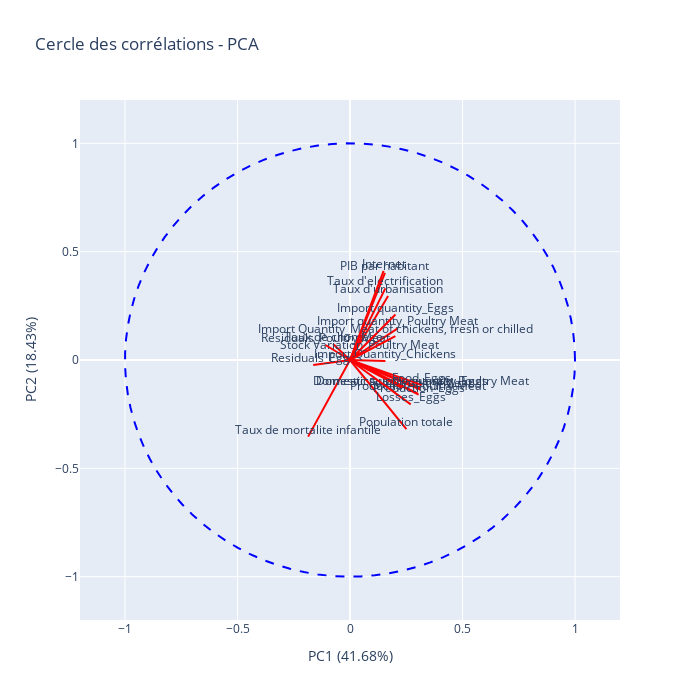

Here is the notebook cell this chart was saved with:
### Code cell
import plotly.graph_objs as go

# 3. Créer une figure Plotly pour le cercle de corrélation
fig = go.Figure()

# Tracer un cercle
theta = np.linspace(0, 2 * np.pi, 100)
x_circle = np.cos(theta)
y_circle = np.sin(theta)
fig.add_trace(go.Scatter(x=x_circle, y=y_circle, mode='lines', name='Cercle', line=dict(color='blue', dash='dash')))

# Tracer les flèches pour chaque variable
for i, (x, y) in enumerate(zip(components[0, :], components[1, :])):
    fig.add_trace(go.Scatter(x=[0, x], y=[0, y], mode='lines+text', 
                             name=df_valeurs.columns[i], 
                             text=[None, df_valeurs.columns[i]],
                             textposition="top center", 
                             marker=dict(color='red')))
    
# Ajouter des titres et ajuster les axes
fig.update_layout(
    title="Cercle des corrélations - PCA",
    xaxis_title=f"PC1 ({explained_variance[0]*100:.2f}%)",
    yaxis_title=f"PC2 ({explained_variance[1]*100:.2f}%)",
    xaxis=dict(range=[-1.2, 1.2], zeroline=True),
    yaxis=dict(range=[-1.2, 1.2], zeroline=True),
    showlegend=False,
    width=700,
    height=700
)

# Afficher le graphique
fig.show()

### Figure 1 — Plotly figure (JSON) as saved in the notebook; plotly's stock layout.template omitted (floating-point values rounded to 4 significant figures)
{"data": [{"line": {"color": "blue", "dash": "dash"}, "mode": "lines", "name": "Cercle", "type": "scatter", "x": [1, 0.998, 0.992, 0.9819, 0.9679, 0.9501, 0.9284, 0.9029, 0.8738, 0.8413, 0.8053, 0.766, 0.7237, 0.6785, 0.6306, 0.5801, 0.5272, 0.4723, 0.4154, 0.3569, 0.2969, 0.2358, 0.1736, 0.1108, 0.04758, -0.01587, -0.07925, -0.1423, -0.2048, -0.2665, -0.3271, -0.3863, -0.4441, -0.5, -0.5539, -0.6056, -0.6549, -0.7015, -0.7453, -0.7861, -0.8237, -0.858, -0.8888, -0.9161, -0.9397, -0.9595, -0.9754, -0.9874, -0.9955, -0.9995, -0.9995, -0.9955, -0.9874, -0.9754, -0.9595, -0.9397, -0.9161, -0.8888, -0.858, -0.8237, -0.7861, -0.7453, -0.7015, -0.6549, -0.6056, -0.5539, -0.5, -0.4441, -0.3863, -0.3271, -0.2665, -0.2048, -0.1423, -0.07925, -0.01587, 0.04758, 0.1108, 0.1736, 0.2358, 0.2969, 0.3569, 0.4154, 0.4723, 0.5272, 0.5801, 0.6306, 0.6785, 0.7237, 0.766, 0.8053, 0.8413, 0.8738, 0.9029, 0.9284, 0.9501, 0.9679, 0.9819, 0.992, 0.998, 1], "y": [0, 0.06342, 0.1266, 0.1893, 0.2511, 0.312, 0.3717, 0.4298, 0.4862, 0.5406, 0.5929, 0.6428, 0.6901, 0.7346, 0.7761, 0.8146, 0.8497, 0.8815, 0.9096, 0.9341, 0.9549, 0.9718, 0.9848, 0.9938, 0.9989, 0.9999, 0.9969, 0.9898, 0.9788, 0.9638, 0.945, 0.9224, 0.896, 0.866, 0.8326, 0.7958, 0.7557, 0.7127, 0.6668, 0.6182, 0.5671, 0.5137, 0.4582, 0.4009, 0.342, 0.2817, 0.2203, 0.158, 0.09506, 0.03173, -0.03173, -0.09506, -0.158, -0.2203, -0.2817, -0.342, -0.4009, -0.4582, -0.5137, -0.5671, -0.6182, -0.6668, -0.7127, -0.7557, -0.7958, -0.8326, -0.866, -0.896, -0.9224, -0.945, -0.9638, -0.9788, -0.9898, -0.9969, -0.9999, -0.9989, -0.9938, -0.9848, -0.9718, -0.9549, -0.9341, -0.9096, -0.8815, -0.8497, -0.8146, -0.7761, -0.7346, -0.6901, -0.6428, -0.5929, -0.5406, -0.4862, -0.4298, -0.3717, -0.312, -0.2511, -0.1893, -0.1266, -0.06342, -2.449e-16]}, {"marker": {"color": "red"}, "mode": "lines+text", "name": "PIB par habitant", "text": [null, "PIB par habitant"], "textposition": "top center", "type": "scatter", "x": [0, 0.1555], "y": [0, 0.4025]}, {"marker": {"color": "red"}, "mode": "lines+text", "name": "Population totale", "text": [null, "Population totale"], "textposition": "top center", "type": "scatter", "x": [0, 0.2507], "y": [0, -0.3185]}, {"marker": {"color": "red"}, "mode": "lines+text", "name": "Taux d'urbanisation", "text": [null, "Taux d'urbanisation"], "textposition": "top center", "type": "scatter", "x": [0, 0.1692], "y": [0, 0.2958]}, {"marker": {"color": "red"}, "mode": "lines+text", "name": "Taux de chomage", "text": [null, "Taux de chomage"], "textposition": "top center", "type": "scatter", "x": [0, -0.07509], "y": [0, 0.07352]}, {"marker": {"color": "red"}, "mode": "lines+text", "name": "Taux de mortalite infantile", "text": [null, "Taux de mortalite infantile"], "textposition": "top center", "type": "scatter", "x": [0, -0.186], "y": [0, -0.3536]}, {"marker": {"color": "red"}, "mode": "lines+text", "name": "Taux d'electrification", "text": [null, "Taux d'electrification"], "textposition": "top center", "type": "scatter", "x": [0, 0.157], "y": [0, 0.3307]}, {"marker": {"color": "red"}, "mode": "lines+text", "name": "Production_Poultry Meat", "text": [null, "Production_Poultry Meat"], "textposition": "top center", "type": "scatter", "x": [0, 0.3001], "y": [0, -0.1542]}, {"marker": {"color": "red"}, "mode": "lines+text", "name": "Import quantity_Poultry Meat", "text": [null, "Import quantity_Poultry Meat"], "textposition": "top center", "type": "scatter", "x": [0, 0.2119], "y": [0, 0.146]}, {"marker": {"color": "red"}, "mode": "lines+text", "name": "Stock Variation_Poultry Meat", "text": [null, "Stock Variation_Poultry Meat"], "textposition": "top center", "type": "scatter", "x": [0, 0.04201], "y": [0, 0.03593]}, {"marker": {"color": "red"}, "mode": "lines+text", "name": "Domestic supply quantity_Poultry Meat", "text": [null, "Domestic supply quantity_Poultry Meat"], "textposition": "top center", "type": "scatter", "x": [0, 0.3135], "y": [0, -0.1291]}, {"marker": {"color": "red"}, "mode": "lines+text", "name": "Residuals_Poultry Meat", "text": [null, "Residuals_Poultry Meat"], "textposition": "top center", "type": "scatter", "x": [0, -0.1089], "y": [0, 0.06927]}, {"marker": {"color": "red"}, "mode": "lines+text", "name": "Food_Poultry Meat", "text": [null, "Food_Poultry Meat"], "textposition": "top center", "type": "scatter", "x": [0, 0.3121], "y": [0, -0.1366]}, {"marker": {"color": "red"}, "mode": "lines+text", "name": "Production_Eggs", "text": [null, "Production_Eggs"], "textposition": "top center", "type": "scatter", "x": [0, 0.305], "y": [0, -0.1598]}, {"marker": {"color": "red"}, "mode": "lines+text", "name": "Import quantity_Eggs", "text": [null, "Import quantity_Eggs"], "textposition": "top center", "type": "scatter", "x": [0, 0.202], "y": [0, 0.2098]}, {"marker": {"color": "red"}, "mode": "lines+text", "name": "Domestic supply quantity_Eggs", "text": [null, "Domestic supply quantity_Eggs"], "textposition": "top center", "type": "scatter", "x": [0, 0.23], "y": [0, -0.1272]}, {"marker": {"color": "red"}, "mode": "lines+text", "name": "Losses_Eggs", "text": [null, "Losses_Eggs"], "textposition": "top center", "type": "scatter", "x": [0, 0.2699], "y": [0, -0.2047]}, {"marker": {"color": "red"}, "mode": "lines+text", "name": "Residuals_Eggs", "text": [null, "Residuals_Eggs"], "textposition": "top center", "type": "scatter", "x": [0, -0.1635], "y": [0, -0.02314]}, {"marker": {"color": "red"}, "mode": "lines+text", "name": "Food_Eggs", "text": [null, "Food_Eggs"], "textposition": "top center", "type": "scatter", "x": [0, 0.3179], "y": [0, -0.1149]}, {"marker": {"color": "red"}, "mode": "lines+text", "name": "Import Quantity_Chickens", "text": [null, "Import Quantity_Chickens"], "textposition": "top center", "type": "scatter", "x": [0, 0.1575], "y": [0, -0.004163]}, {"marker": {"color": "red"}, "mode": "lines+text", "name": "Import Quantity_Meat of chickens, fresh or chilled", "text": [null, "Import Quantity_Meat of chickens, fresh or chilled"], "textposition": "top center", "type": "scatter", "x": [0, 0.2018], "y": [0, 0.1105]}, {"marker": {"color": "red"}, "mode": "lines+text", "name": "Internet", "text": [null, "Internet"], "textposition": "top center", "type": "scatter", "x": [0, 0.1494], "y": [0, 0.4113]}], "layout": {"height": 700, "showlegend": false, "title": {"text": "Cercle des corrélations - PCA"}, "width": 700, "xaxis": {"range": [-1.2, 1.2], "title": {"text": "PC1 (41.68%)"}, "zeroline": true}, "yaxis": {"range": [-1.2, 1.2], "title": {"text": "PC2 (18.43%)"}, "zeroline": true}}}
